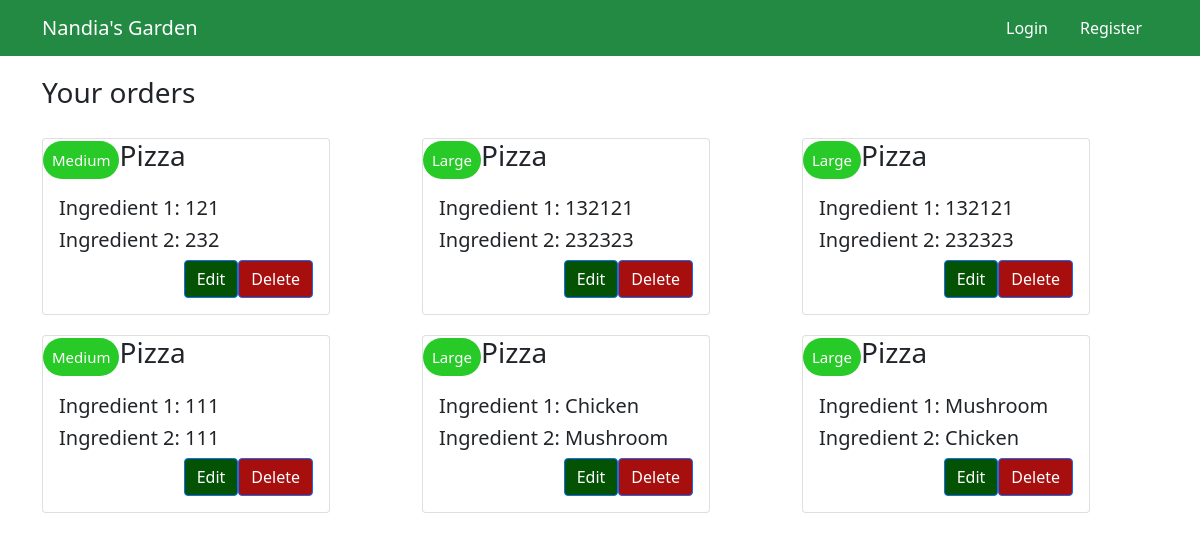
The page /view-pizza/ on the database its author committed.
### pizza/models.py (models this page shows, shortened)
class Pizza(models.Model):
    topping1 = models.CharField(blank=False, max_length=200)
    topping2 = models.CharField(blank=False, max_length=200)
    size = models.ForeignKey(Size, on_delete=models.CASCADE)
    class Meta:
        verbose_name_plural = 'Pizza'

class Size(models.Model):
    title = models.CharField(blank=False, max_length=200)
    def __str__(self):
        return self.title[:20]

### pizza/views.py (the view)
# urls.py: path('view-pizza/',ListPizza.as_view(),name='list_pizza'),
class ListPizza(ListView):
    queryset = Pizza.objects.all()
    template_name = 'pizza_template/view_pizza.html'

### templates/pizza_template/view_pizza.html
{% extends '../base.html' %}
{% block 'body' %}
<div style="margin-top: 20px;" class="container"><h3>Your orders<br> </h3>
    <div class="row">
         {% for pizza in object_list %}
        <div style="margin-top:20px;" class="col-4">
                <div class="card" style="width: 18rem;">
                <h3><span style="background: #27ca27;border-radius: 20px;font-size:15px;padding:9px;color:white;">{{pizza.size}}</span>Pizza</h3>
                <div class="card-body">
                    <h5 class="card-title">Ingredient 1: {{pizza.topping1}}</h5>
                    <h5 class="card-title">Ingredient 2: {{pizza.topping2}}</h5>
                    <a style="background-color:#a70e0e;float:right;" href="{% url 'pizzas_edit' pizza.id %}" class="btn btn-primary">Delete</a>
                    <a style="background-color:#045304;float: right;" href="{% url 'pizzas_edit' pizza.id %}" class="btn btn-primary">Edit</a>
                </div>
                </div>
        </div>
         {% endfor %}
    </div>
</div>
{% endblock %}

### templates/base.html (shortened to what this page needs)
<!doctype html>
<html lang="en">
  <head>
    <link href="https://cdn.jsdelivr.net/npm/bootstrap@5.0.0-beta1/dist/css/bootstrap.min.css" rel="stylesheet">
  </head>
  <body>
  <nav class="navbar navbar-expand-lg navbar-dark" style="background-color: #238a44">
  <div class="container">
    <a class="navbar-brand" href="{% url 'index' %}">Nandia's Garden</a>
       {% if user.is_authenticated %}
      <ul class="navbar-nav">
        <li class="nav-item active">
          <a class="nav-link" href="{% url 'order' %}">Order Pizza</a>
        </li>
        <li class="nav-item active">
          <a class="nav-link" href="{% url 'list_pizza' %}">View my orders</a>
        </li>
         <li class="nav-item active">
          <a class="nav-link" href="{% url 'rules' %}">Rules</a>
        </li>
      </ul>
    {% else %}
       <a style="float: right;color:white;" class="nav-link" href="{% url 'login' %}">Login</a>
          <a style="float: right;color:white;" class="nav-link" href="{% url 'register' %}">Register</a>
  </div>
      {% endif %}
</nav>
  {% load static %}
{% block 'body' %}
{% endblock %}
</body>
</html>

### rows shown on the page
Pizza: size "Medium", topping1 "121", topping2 "232"
Pizza: size "Large", topping1 "132121", topping2 "232323"
Pizza: size "Large", topping1 "132121", topping2 "232323"
Pizza: size "Medium", topping1 "111", topping2 "111"
Pizza: size "Large", topping1 "Chicken", topping2 "Mushroom"
Pizza: size "Large", topping1 "Mushroom", topping2 "Chicken"
